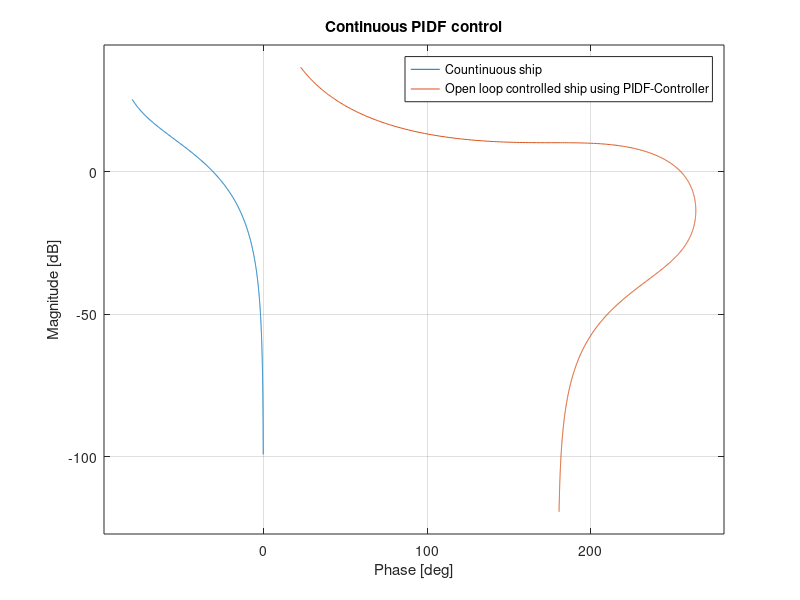
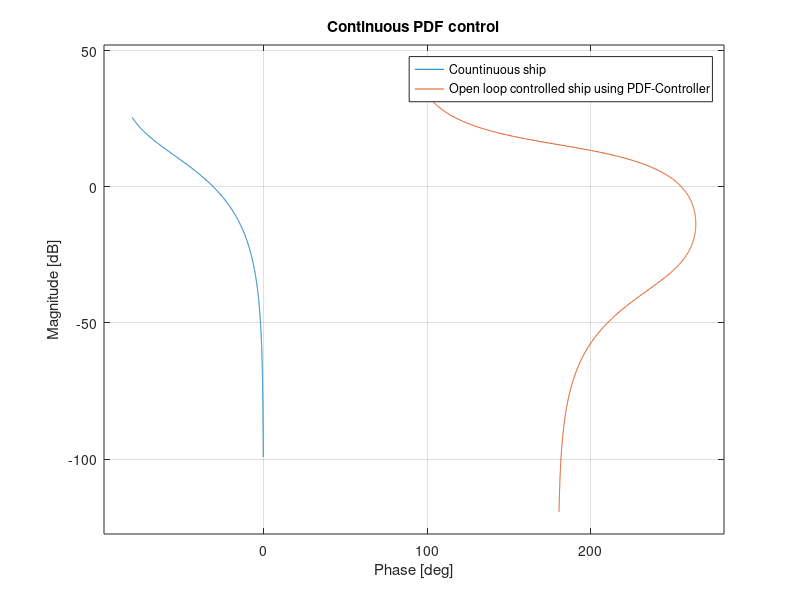
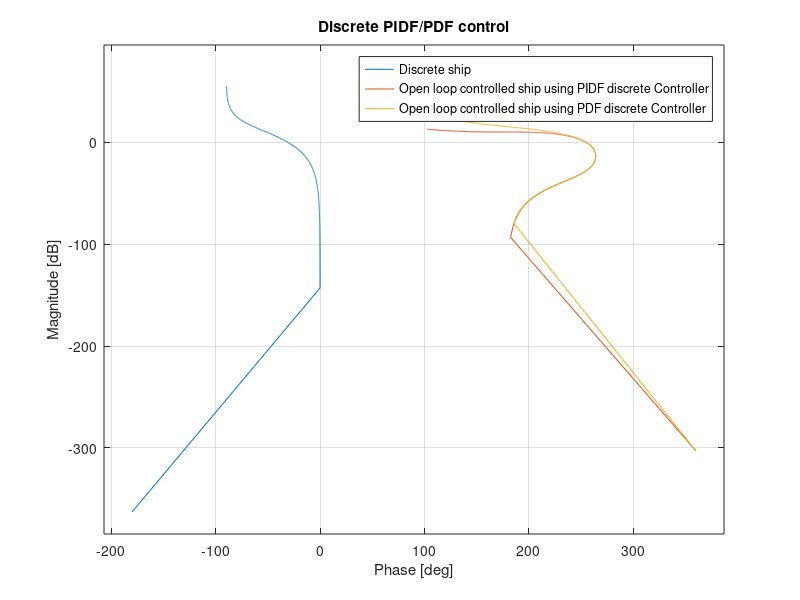
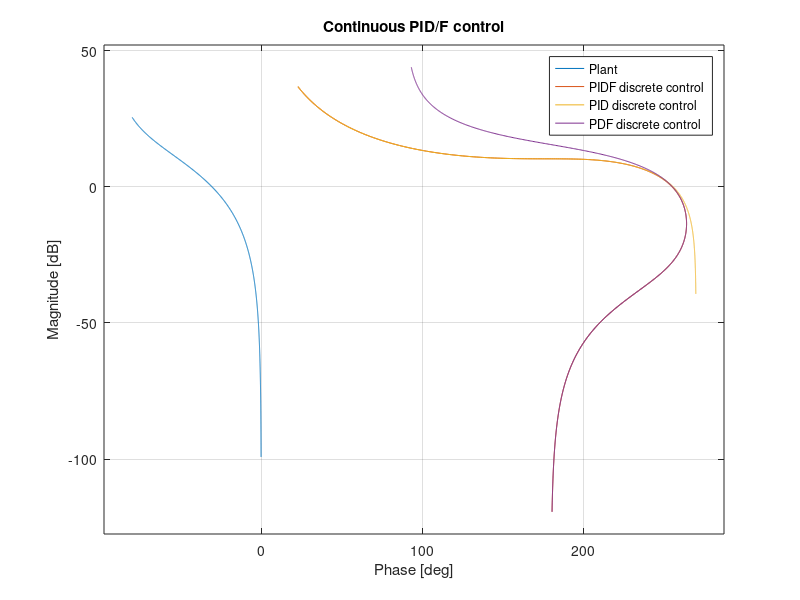

MATLAB code to generate these figures, in order:
clear all;
close all;
clc;

% This script serves as a rapid prototype to tune a several kinds of
% controller by an equivalent of pole placement techniques. The goal is to
% study the stability of the ship control by observing simulated heading.

% Global parameters:
Static_Gain_Ship = 0.604;
Time_Constant_Ship = -5.5;
s = tf('s');
Time_Period_Sampling = 0.1;

% Transfer function:
Rudder_To_Heading_Continuous = Static_Gain_Ship/(s*(1 + Time_Constant_Ship*s));
Rudder_To_Heading_Discrete = c2d(Rudder_To_Heading_Continuous,Time_Period_Sampling,'tustin');

% Pulsation_Natural = 0.5;
% Damping_Factor = 1;
Pulsation_Natural = 0.3;
Damping_Factor = 1.5;
Pulsation_Ship = 1/Time_Constant_Ship;

% Bandwidth condition checking:
Pulsation_Bandwidth = Pulsation_Natural*(sqrt(1 - 2*Damping_Factor^2 + sqrt(4*Damping_Factor^4 - 4*Damping_Factor^2 + 2)));
if Pulsation_Bandwidth < Pulsation_Ship
    error('Carefull, error of pulsation tuning for the desired closed-loop.');
end

% Controller gains definition:
Gain_Proportional = (Time_Constant_Ship*Pulsation_Natural^2)/Static_Gain_Ship;
Gain_Derivative = (2*Damping_Factor*Pulsation_Natural*Time_Constant_Ship - 1)/Static_Gain_Ship;
Gain_Integral = (Pulsation_Natural^3/2)*(Time_Constant_Ship/Static_Gain_Ship);
Gain_Filter = 0.01;

% Continuous and discrete controllers definition:
Controller_PID_Continuous = Gain_Proportional + Gain_Integral/s + Gain_Derivative*s;
Controller_PIDF_Continuous = Gain_Proportional + Gain_Integral/s + ((Gain_Derivative*s)/(1 + Gain_Filter*s));
Controller_PID_Discrete = c2d(Controller_PID_Continuous,Time_Period_Sampling,'tustin');
Controller_PIDF_Discrete = c2d(Controller_PIDF_Continuous,Time_Period_Sampling,'tustin');
Controller_PDF_Continuous = Gain_Proportional + ((Gain_Derivative*s)/(1 + Gain_Filter*s));
Controller_PDF_Discrete =  c2d(Controller_PDF_Continuous,Time_Period_Sampling,'tustin');

% Stability evaluation through Nichols/Bode charts:
figure;
nichols(Rudder_To_Heading_Continuous);
hold on;
nichols(Controller_PIDF_Continuous*Rudder_To_Heading_Continuous);
legend('Countinuous ship','Open loop controlled ship using PIDF-Controller');
title('Continuous PIDF control');

figure;
nichols(Rudder_To_Heading_Continuous);
hold on;
nichols(Controller_PDF_Continuous*Rudder_To_Heading_Continuous);
legend('Countinuous ship','Open loop controlled ship using PDF-Controller');
title('Continuous PDF control');

figure;
nichols(Rudder_To_Heading_Discrete);
hold on;
nichols(Controller_PIDF_Discrete*Rudder_To_Heading_Discrete);
hold on;
nichols(Controller_PDF_Discrete*Rudder_To_Heading_Discrete);
legend('Discrete ship','Open loop controlled ship using PIDF discrete Controller',...
       'Open loop controlled ship using PDF discrete Controller');
title('Discrete PIDF/PDF control');

figure;
nichols(Rudder_To_Heading_Continuous);
hold on;
nichols(Controller_PIDF_Continuous*Rudder_To_Heading_Continuous);
hold on;
nichols(Controller_PID_Continuous*Rudder_To_Heading_Continuous);
hold on;
nichols(Controller_PDF_Continuous*Rudder_To_Heading_Continuous);
legend('Plant','PIDF discrete control','PID discrete control','PDF discrete control');
title('Continuous PID/F control');

figure;
bode(Controller_PID_Continuous*Rudder_To_Heading_Continuous);
hold on;
bode(Controller_PIDF_Continuous*Rudder_To_Heading_Continuous);
legend('PID','PIDF');




















